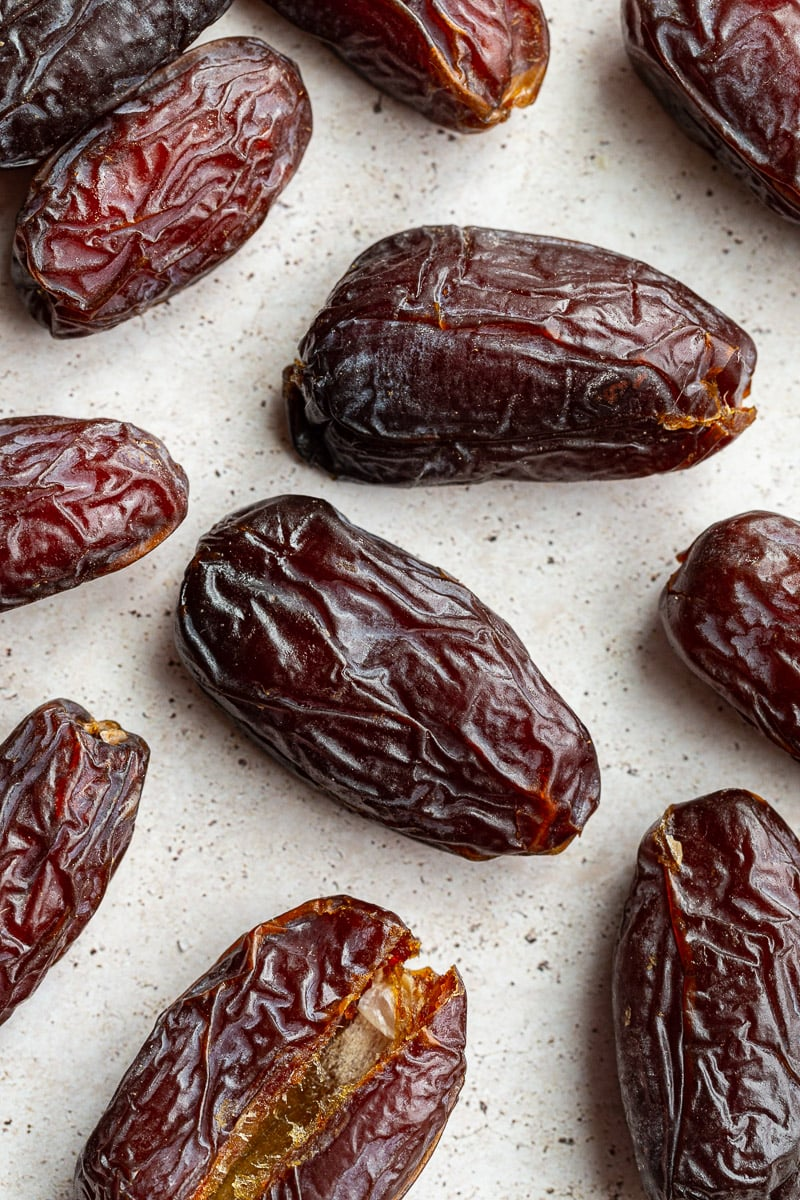
#> input picture LAB06/date_cluster.jpg, 800 x 1200 px
$ jupyter execute Lab06-waziri.ipynb
#> lines starting #> are read from the running program, lines starting #| are printed output that depends on the picture; after the words box and inside, x2 and y2 are one past the last pixel; in counts of white or black regions, pixels touching at a corner belong together
[cell 1]
import matplotlib.pyplot as plt
from plotly.express import imshow
from skimage import io, color, filters, measure, morphology
from skimage.draw import rectangle_perimeter

[cell 2]
image = io.imread('date_cluster.jpg')
#> image is the input picture: shape (1200, 800, 3); mean R, G, B 136.8, 114.3, 109.7
gray_image = color.rgb2gray(image)
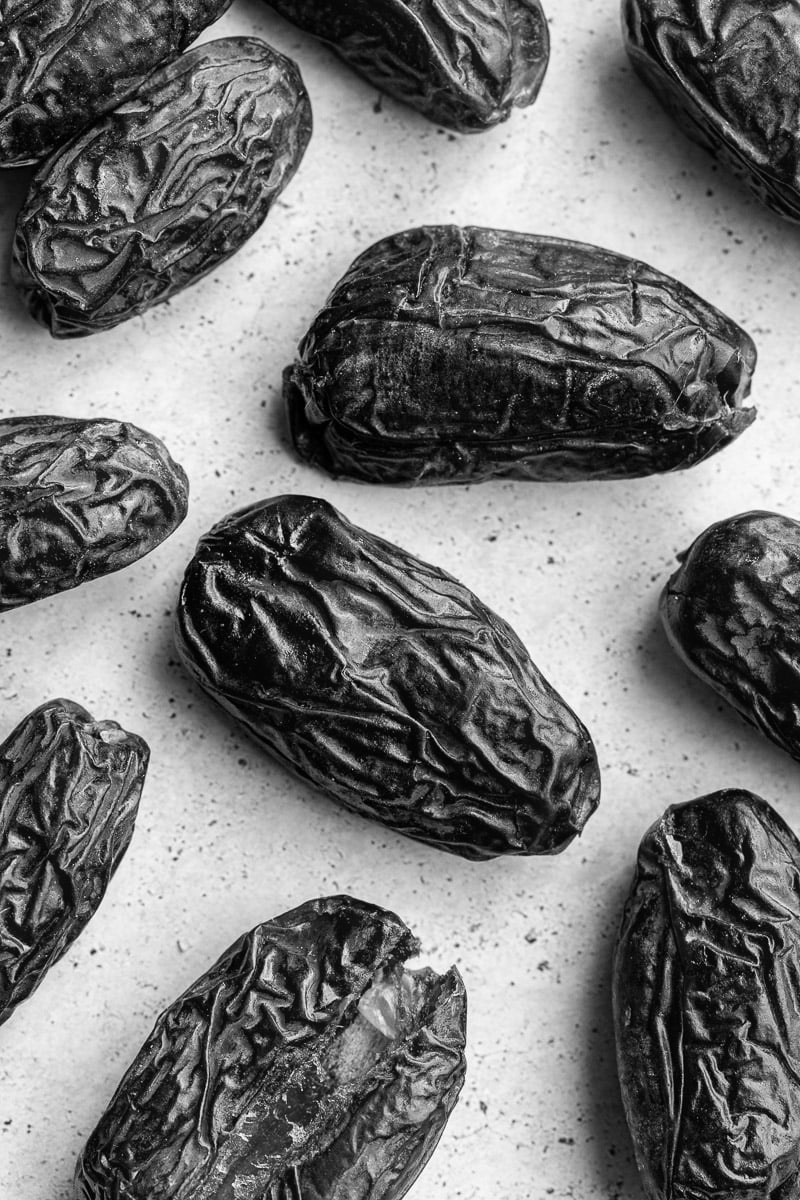
#> gray_image: shape (1200, 800) float64; min 0.0014, max 0.999, mean 0.466

[cell 3]
thresh_value = filters.threshold_otsu(gray_image) # Otsu's thresholding
#> thresh_value = 0.487
binary_image = gray_image > thresh_value
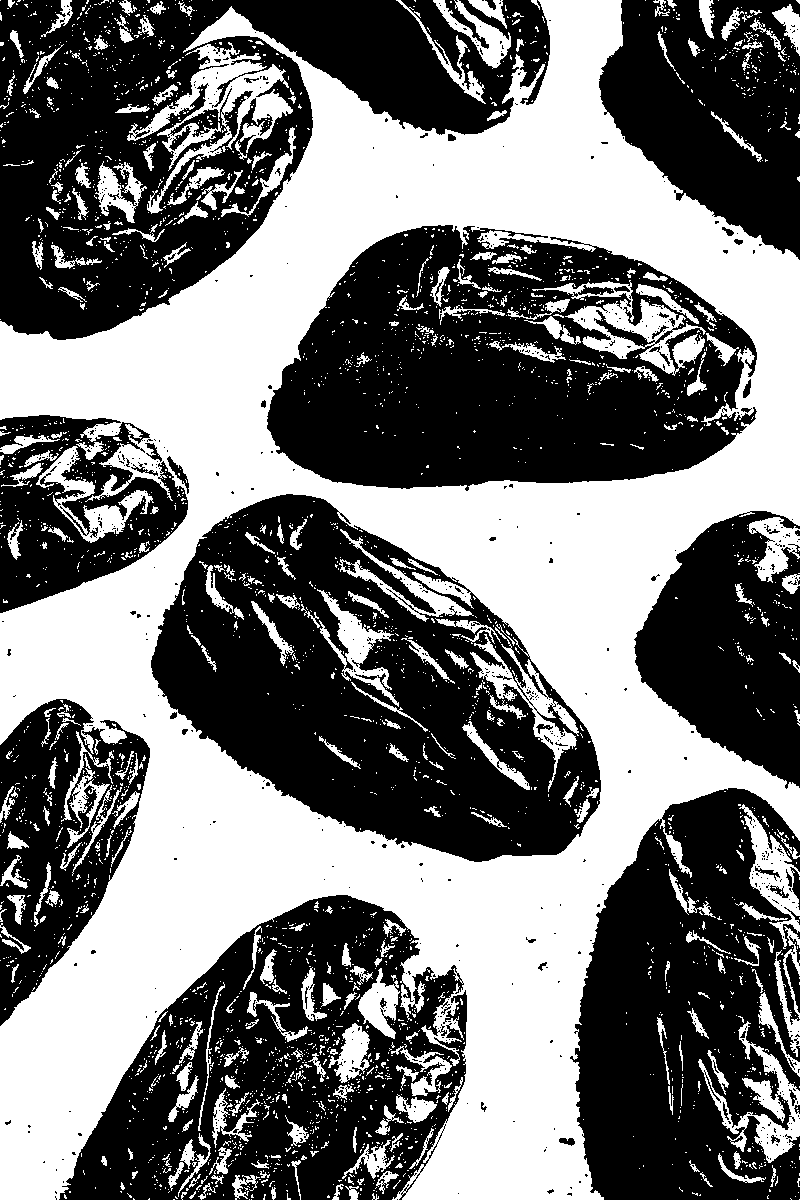
#> binary_image: shape (1200, 800) bool; 45.9% white; 3296 white regions (2933 under 20 px), largest, box (x1, y1, x2, y2) and area: (0, 0, 800, 1200) 351355, (127, 42, 293, 214) 7145, (532, 280, 706, 376) 5033

[cell 4]
cleaned_image = morphology.remove_small_objects(binary_image, min_size=500)
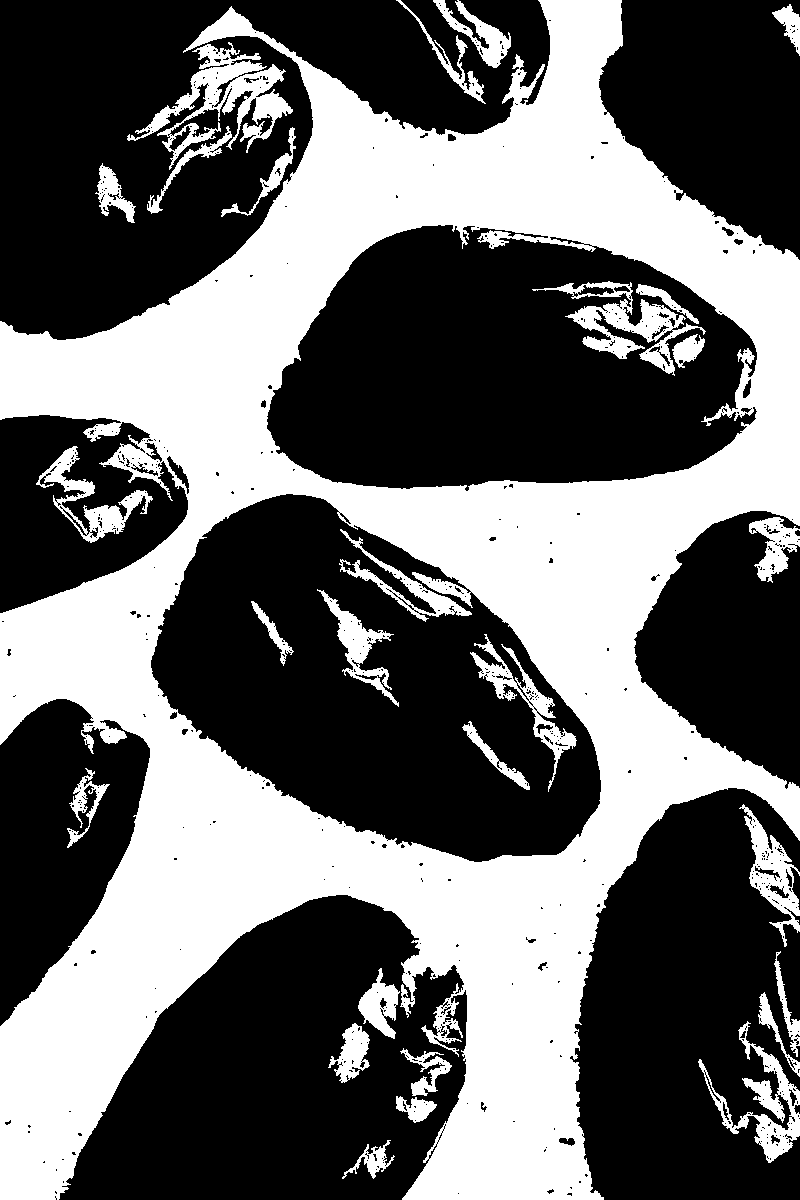
#> cleaned_image: shape (1200, 800) bool; 40.9% white; 28 white regions, largest, box (x1, y1, x2, y2) and area: (0, 0, 800, 1200) 350104, (127, 42, 293, 170) 6166, (532, 281, 706, 376) 4349

[cell 5]
fig, ax = plt.subplots(1, 2, figsize=(10, 5))
ax[0].imshow(gray_image, cmap='gray')
ax[0].set_title("gray img")
ax[1].imshow(cleaned_image, cmap='gray')
ax[1].set_title("segmented img")
plt.show()
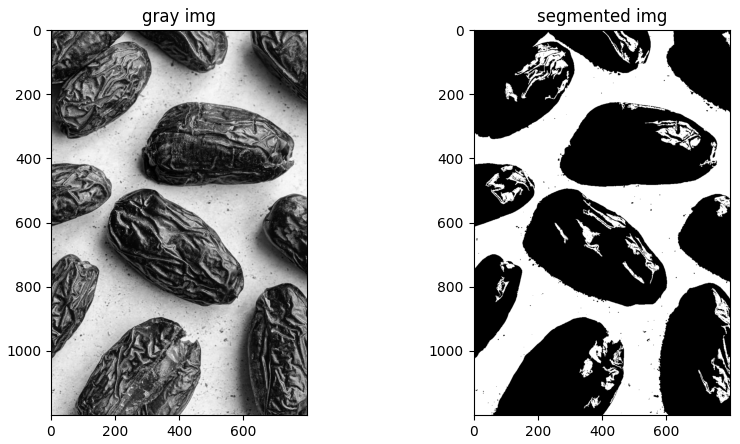
#> figure drawn by matplotlib, 2 panels

$ run again, with LAB06/date3.jpg copied over LAB06/date_cluster.jpg
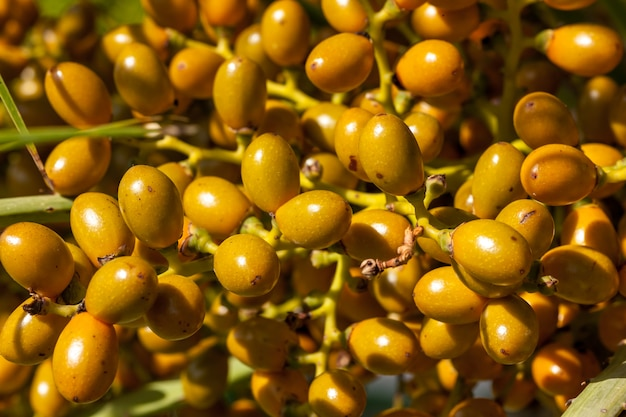
#> input picture LAB06/date3.jpg, 626 x 417 px
#> image is the input picture: shape (417, 626, 3); mean R, G, B 133.3, 89.3, 10.4
#> thresh_value = 0.412
#> `binary_image = gray_image > thresh_value`:
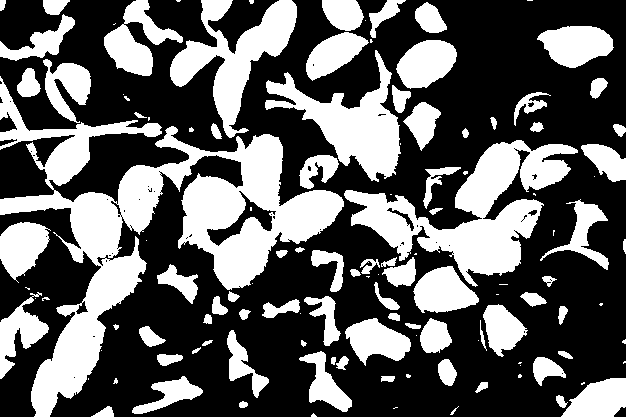
#> binary_image: shape (417, 626) bool; 37.4% white; 123 white regions (43 under 20 px), largest, box (x1, y1, x2, y2) and area: (0, 76, 344, 417) 29865, (344, 140, 578, 287) 12319, (170, 0, 297, 138) 6363
#> cleaned_image: shape (417, 626) bool; 34.6% white; 31 white regions, largest, box (x1, y1, x2, y2) and area: (0, 76, 344, 417) 29851, (344, 140, 578, 287) 12309, (170, 0, 297, 138) 6363
#> `plt.show()`:
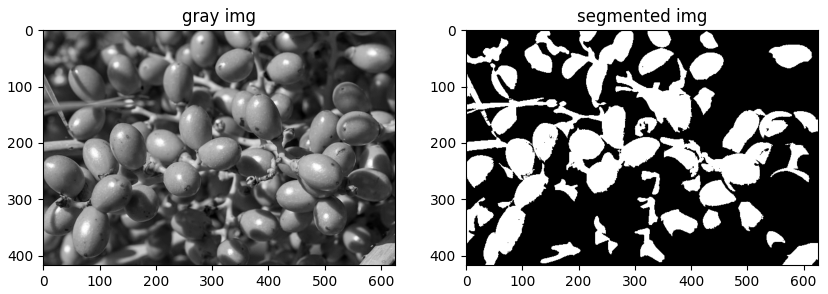
#> figure drawn by matplotlib, 2 panels
